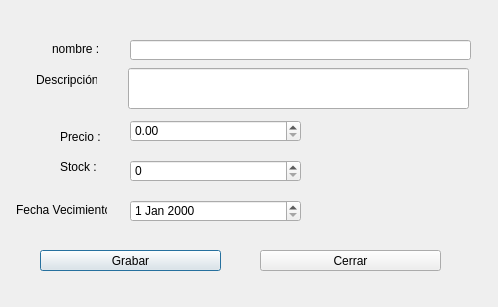
<?xml version="1.0" encoding="UTF-8"?>
<ui version="4.0">
 <class>FrmActualizarProducto</class>
 <widget class="QDialog" name="FrmActualizarProducto">
  <property name="geometry">
   <rect>
    <x>0</x>
    <y>0</y>
    <width>498</width>
    <height>307</height>
   </rect>
  </property>
  <property name="windowTitle">
   <string>Dialog</string>
  </property>
  <widget class="QLabel" name="label">
   <property name="geometry">
    <rect>
     <x>52</x>
     <y>42</y>
     <width>47</width>
     <height>13</height>
    </rect>
   </property>
   <property name="text">
    <string>nombre :</string>
   </property>
  </widget>
  <widget class="QPushButton" name="cmdGrabar">
   <property name="geometry">
    <rect>
     <x>40</x>
     <y>250</y>
     <width>181</width>
     <height>21</height>
    </rect>
   </property>
   <property name="text">
    <string>Grabar</string>
   </property>
  </widget>
  <widget class="QDateEdit" name="dEFecha">
   <property name="geometry">
    <rect>
     <x>130</x>
     <y>200</y>
     <width>171</width>
     <height>22</height>
    </rect>
   </property>
  </widget>
  <widget class="QLabel" name="label_3">
   <property name="geometry">
    <rect>
     <x>60</x>
     <y>130</y>
     <width>47</width>
     <height>13</height>
    </rect>
   </property>
   <property name="text">
    <string>Precio :</string>
   </property>
  </widget>
  <widget class="QSpinBox" name="sBStock">
   <property name="geometry">
    <rect>
     <x>130</x>
     <y>160</y>
     <width>171</width>
     <height>22</height>
    </rect>
   </property>
  </widget>
  <widget class="QLabel" name="label_4">
   <property name="geometry">
    <rect>
     <x>60</x>
     <y>160</y>
     <width>47</width>
     <height>13</height>
    </rect>
   </property>
   <property name="text">
    <string>Stock :</string>
   </property>
  </widget>
  <widget class="QLineEdit" name="txtDescripcion">
   <property name="geometry">
    <rect>
     <x>128</x>
     <y>68</y>
     <width>341</width>
     <height>41</height>
    </rect>
   </property>
  </widget>
  <widget class="QDoubleSpinBox" name="SbPrecio">
   <property name="geometry">
    <rect>
     <x>130</x>
     <y>120</y>
     <width>171</width>
     <height>22</height>
    </rect>
   </property>
  </widget>
  <widget class="QLabel" name="label_5">
   <property name="geometry">
    <rect>
     <x>16</x>
     <y>200</y>
     <width>91</width>
     <height>20</height>
    </rect>
   </property>
   <property name="text">
    <string>Fecha Vecimiento : </string>
   </property>
  </widget>
  <widget class="QPushButton" name="CmdCerrar">
   <property name="geometry">
    <rect>
     <x>260</x>
     <y>250</y>
     <width>181</width>
     <height>21</height>
    </rect>
   </property>
   <property name="text">
    <string>Cerrar</string>
   </property>
  </widget>
  <widget class="QLabel" name="label_2">
   <property name="geometry">
    <rect>
     <x>36</x>
     <y>70</y>
     <width>61</width>
     <height>20</height>
    </rect>
   </property>
   <property name="text">
    <string>Descripción :</string>
   </property>
  </widget>
  <widget class="QLineEdit" name="txtNombre">
   <property name="geometry">
    <rect>
     <x>130</x>
     <y>40</y>
     <width>341</width>
     <height>20</height>
    </rect>
   </property>
  </widget>
 </widget>
 <resources/>
 <connections/>
</ui>
